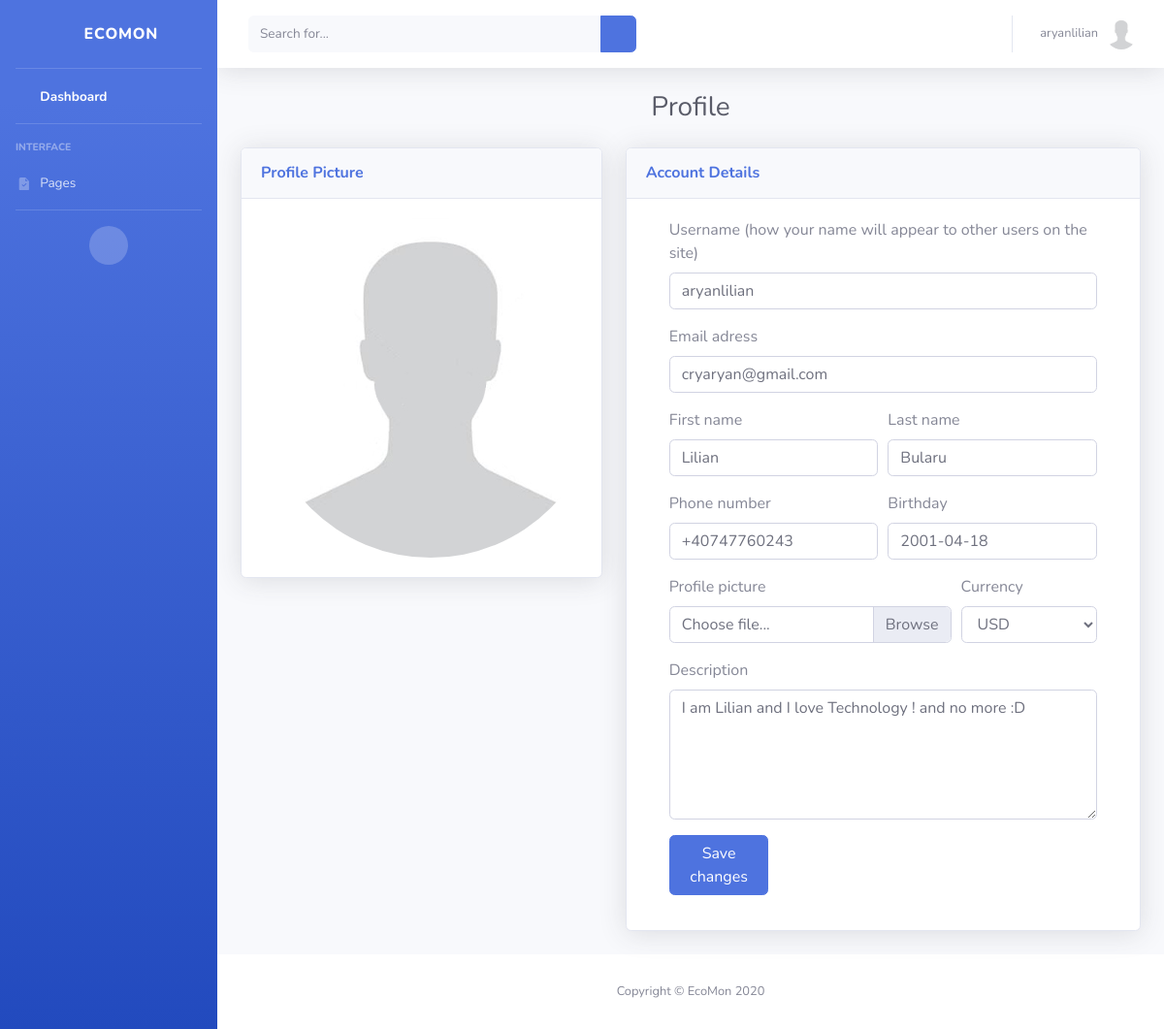
/users/profile/ (signed in), run on an earlier commit of the app's database.
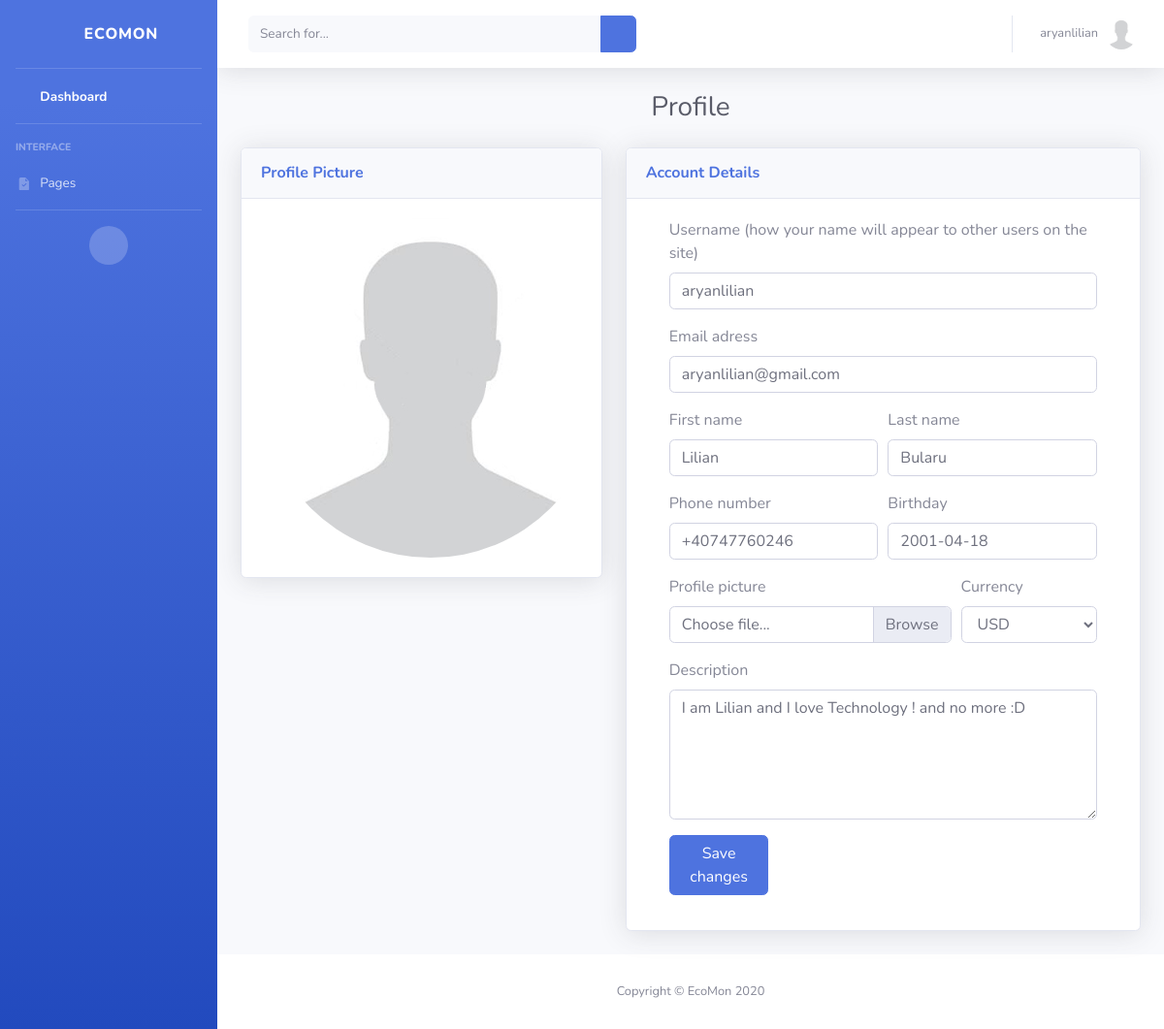
And on a later commit of the database.
### users/models.py (models this page shows, shortened)
class User(AbstractUser):
    email = models.EmailField(_('Email'), null=False, blank=False, unique=True)
    first_name = models.CharField(_('First Name'), max_length=100, null=False, blank=False)
    last_name = models.CharField(_('Last Name'), max_length=100, null=False, blank=False)
    birth_date = models.DateField(_('Birth Date'), auto_now_add=False, null=True, blank=True)
    phone_number = PhoneNumberField(_('Phone Number'), null=True, blank=True, unique=True)
    email_verified = models.BooleanField(_('Email Verified'), default=False)
    marketing_email = models.BooleanField(_('Do not marketing email'), default=False)
    accept_terms_and_conditions = models.BooleanField(_('Accept terms and contidions'), default=False)

class Profile(models.Model):
    class Currency(models.TextChoices):
        AED = 'AED', _('AED')
        AUD = 'AUD', _('AUD')
        BRL = 'BRL', _('BRL')
        CAD = 'CAD', _('CAD')
        CHF = 'CHF', _('CHF')
        CLP = 'CLP', _('CLP')
        CNY = 'CNY', _('CNY')
        COP = 'COP', _('COP')
        CZK = 'CZK', _('CZK')
        DKK = 'DKK', _('DKK')
        EUR = 'EUR', _('EUR')
        GBP = 'GBP', _('GBP')
        HKD = 'HKD', _('HKD')
        HUF = 'HUF', _('HUF')
        IDR = 'IDR', _('IDR')
        ILS = 'ILS', _('ILS')
        INR = 'INR', _('INR')
        JPY = 'JPY', _('JPY')
        KRW = 'KRW', _('KRW')
        MDL = 'MDL', _('MDL')
        MXN = 'MXN', _('MXN')
        MYR = 'MYR', _('MYR')
        NOK = 'NOK', _('NOK')
        NZD = 'NZD', _('NZD')
        PHP = 'PHP', _('PHP')
        PLN = 'PLN', _('PLN')
        RON = 'RON', _('RON')
        RUB = 'RUB', _('RUB')
        SAR = 'SAR', _('SAR')
        SEK = 'SEK', _('SEK')
        SGD = 'SGD', _('SGD')
        THB = 'THB', _('THB')
        TRY = 'TRY', _('TRY')
        TWD = 'TWD', _('TWD')
        USD = 'USD', _('USD')
        ZAR = 'ZAR', _('ZAR')
    user = models.OneToOneField(User, on_delete=models.CASCADE)
    image = models.ImageField(_('Avatar'), default='default.jpg', upload_to='profile_pics')
    description = models.TextField(_('Description'), null=False, blank=True)
    currency = models.CharField(_('Currency'), max_length=3, choices=Currency.choices, default=Currency.USD)
    created_date = models.DateTimeField(_('Created Date/Time'), auto_now_add=True)
    updated_date = models.DateTimeField(_('Updated Date/Time'), auto_now=True)

### users/views.py (the view, shortened to what this page needs)
# urls.py: path('profile/', ProfileView.as_view(), name='profile'),
class ProfileView(LoginRequiredMixin, View):
    template_name = 'users/profile.html'
    def get(self, request, *args, **kwargs):
        context = self.get_context_data(**kwargs)
        return render(request, self.template_name, context)
    def get_context_data(self, **kwargs):
        user_update_form = UserUpdateForm(instance=self.request.user)
        profile_update_form = ProfileUpdateForm(instance=self.request.user.profile)
        context = {
            'title' : 'Profile',
            'user_update_form' : user_update_form,
            'profile_update_form' : profile_update_form,
        }
        return context

### users/forms.py (shortened to what this page needs)
class UserUpdateForm(forms.ModelForm):
    email = forms.EmailField(widget=forms.EmailInput())
    first_name = forms.CharField(widget=forms.TextInput())
    last_name = forms.CharField(widget=forms.TextInput())
    birth_date = forms.DateField()
    phone_number = PhoneNumberField()
    class Meta:
        model = User
        fields = [
            'username',
            'email',
            'first_name',
            'last_name',
            'birth_date',
            'phone_number',
        ]
    error_messages = {
        'first_name' : _('First name can contain only letters'),
        'last_name' : _('Last name can contain only letters')
    }

class ProfileUpdateForm(forms.ModelForm):
    image = forms.ImageField(widget=forms.FileInput())
    description = forms.CharField(widget=forms.Textarea(attrs={'rows': 5, 'cols': 82}))
    class Meta:
        model = Profile
        fields = [
            'image',
            'description',
            'currency',
        ]

### templates/users/profile.html (shortened to what this page needs)
{% extends 'users/base.html' %}
{% load widget_tweaks %}
{% block content %}
    <div class="row">
        <div class="col-xl-5 col-lg-3">
            <div class="card shadow mb-4">
                <div class="card-header py-3 d-flex flex-row align-items-center justify-content-between">
                    <h6 class="m-0 font-weight-bold text-primary">Profile Picture</h6>
                </div>
                <div class="card-body">
                    <img class="img-profile rounded-circle" src="{{ user.profile.image.url }}">
                </div>
            </div>
        </div>
        <div class="col-xl-7 col-lg-7">
            <div class="card shadow mb-4">
                <div class="card-header py-3 d-flex flex-row align-items-center justify-content-between">
                    <h6 class="m-0 font-weight-bold text-primary">Account Details</h6>
                </div>
                <div class="card-body">
                    <div class="container">
                        <form method="POST">
                            <div class="form-row">
                                <div class="form-group col-md-12">
                                    <label for="username">Username (how your name will appear to other users on the site)</label>
                                    {% render_field user_update_form.username class="form-control" placeholder="username" id="username" %}
                                </div>
                            </div>
                            <div class="form-row">
                                <div class="form-group col-md-12">
                                    <label for="email">Email adress</label>
                                    {% render_field user_update_form.email class="form-control" placeholder="name@example.com" id="email" %}
                                </div>
                            </div>
                            <div class="form-row">
                                <div class="form-group col-md-6">
                                    <label for="firstName">First name</label>
                                    {% render_field user_update_form.first_name class="form-control" placeholder="John" id="firstName" %}
                                </div>
                                <div class="form-group col-md-6">
                                    <label for="lastName">Last name</label>
                                    {% render_field user_update_form.last_name class="form-control" placeholder="Hanks" id="lastName" %}
                                </div>
                            </div>
                            <div class="form-row">
                                <div class="form-group col-md-6">
                                    <label for="phoneNumber">Phone number</label>
                                    {% render_field user_update_form.phone_number class="form-control" placeholder="123-345-678" id="phoneNumber" %}
                                </div>
                                <div class="form-group col-md-6">
                                    <label for="birthday">Birthday</label>
                                    {% render_field user_update_form.birth_date class="form-control" placeholder="06/01/2002" id="birthday" %}
                                </div>
                            </div>
                            <div class="form-row">
                                <div class="form-group col-md-8">
                                    <label for="validatedCustomFile">Profile picture</label>
                                    <div class="custom-file">
                                        <label class="custom-file-label" for="validatedCustomFile">Choose file...</label>
                                    </div>
                                </div>
                                <div class="form-group col-md-4">
                                    <label for="currency">Currency</label>
                                    {% render_field profile_update_form.currency id="currency" class="form-control" %}
                                </div>
                            </div>
                            <div class="form-row">
                                <div class="form-group col-md-12">
                                    <label for="description">Description</label>
                                    {% render_field profile_update_form.description class="form-control" id="description" placeholder="Profile description..." %}
                                </div>
                            </div>
                            <div class="form-row">
                                <div class="form-group col-md-3">
                                    <button type="submit" name="button" class="btn btn-md btn-primary">Save changes</button>
                                </div>
                            </div>
                        </form>
                    </div>
                </div>
            </div>
        </div>
    </div>
{% endblock %}

### templates/users/base.html (shortened to what this page needs)
{% load static %}
<!DOCTYPE html>
<html lang="en">
<head>
    <link href="{% static 'vendor/fontawesome-free/css/all.min.css' %}" rel="stylesheet" type="text/css">
    <link href="{% static 'css/sb-admin-2.min.css' %}" rel="stylesheet">
    <link href="{% static 'vendor/datatables/dataTables.bootstrap4.min.css' %}" rel="stylesheet">
</head>
<body id="page-top">
    <div id="wrapper">
        <ul class="navbar-nav bg-gradient-primary sidebar sidebar-dark accordion" id="accordionSidebar">
            <a class="sidebar-brand d-flex align-items-center justify-content-center" href="{% url 'dashboard' %}">
                <div class="sidebar-brand-icon rotate-n-15">
                    <i class="fas fa-laugh-wink"></i>
                </div>
                <div class="sidebar-brand-text mx-3">EcoMon</div>
            </a>
            <hr class="sidebar-divider my-0">
            <li class="nav-item active">
                <a class="nav-link" href="{% url 'dashboard' %}">
                    <span>Dashboard</span></a>
            </li>
            <hr class="sidebar-divider">
            <div class="sidebar-heading">
                Interface
            </div>
            <li class="nav-item">
                <a class="nav-link collapsed" href="#" data-toggle="collapse" data-target="#collapseTwo"
                    aria-expanded="true" aria-controls="collapseTwo">
                    <i class="fas fa-fw">
                    </i>
                    <span>Pages</span>
                </a>
            </li>
            <hr class="sidebar-divider">
            <div class="text-center d-none d-md-inline">
                <button class="rounded-circle border-0" id="sidebarToggle"></button>
            </div>
        </ul>
        <div id="content-wrapper" class="d-flex flex-column">
            <div id="content">
                <nav class="navbar navbar-expand navbar-light bg-white topbar mb-4 static-top shadow">
                    <form
                        class="d-none d-sm-inline-block form-inline mr-auto ml-md-3 my-2 my-md-0 mw-100 navbar-search">
                        <div class="input-group">
                            <input type="text" class="form-control bg-light border-0 small" placeholder="Search for..."
                                aria-label="Search" aria-describedby="basic-addon2">
                            <div class="input-group-append">
                                <button class="btn btn-primary" type="button">
                                    <i class="fas fa-search fa-sm"></i>
                                </button>
                            </div>
                        </div>
                    </form>
                    <ul class="navbar-nav ml-auto">
                        <li class="nav-item dropdown no-arrow">
                            <a class="nav-link dropdown-toggle" href="#" id="userDropdown" role="button"
                                data-toggle="dropdown" aria-haspopup="true" aria-expanded="false">
                                <span class="mr-2 d-none d-lg-inline text-gray-600 small">{{ user.username }}</span>
                                <img class="img-profile rounded-circle" src="{{ user.profile.image.url }}">
                            </a>
                        </li>
                    </ul>
                </nav>
                <div class="container-fluid">
                    <div class="d-sm-flex align-items-center justify-content-center mb-4">
                        <h1 class="h3 mb-0 text-gray-800">{{ title }}</h1>
                    </div>
                    {% block content %}
                    {% endblock %}
                </div>
            </div>
            <footer class="sticky-footer bg-white">
                <div class="container my-auto">
                    <div class="copyright text-center my-auto">
                        <span>Copyright &copy; EcoMon 2020</span>
                    </div>
                </div>
            </footer>
        </div>
    </div>
</body>
</html>

What changed in the data, as far as the page shows it:
changed User "aryanlilian": email "cryaryan@gmail.com" → "aryanlilian@gmail.com"; phone_number "+40747760243" → "+40747760246"
